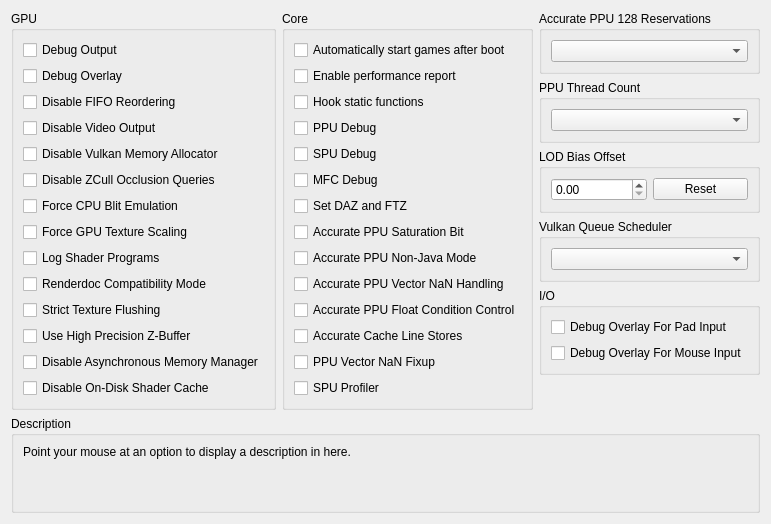
      <widget class="QWidget" name="debugTab">
       <attribute name="title">
        <string>Debug</string>
       </attribute>
       <layout class="QVBoxLayout" name="debugTab_layout" stretch="0,1,0">
        <item>
         <layout class="QHBoxLayout" name="debugTabLayout" stretch="1,1,1">
          <item>
           <widget class="QGroupBox" name="gb_debug_gpu">
            <property name="enabled">
             <bool>true</bool>
            </property>
            <property name="title">
             <string>GPU</string>
            </property>
            <property name="alignment">
             <set>Qt::AlignmentFlag::AlignLeading|Qt::AlignmentFlag::AlignLeft|Qt::AlignmentFlag::AlignTop</set>
            </property>
            <layout class="QVBoxLayout" name="gb_debug_gpu_layout">
             <item alignment="Qt::AlignmentFlag::AlignTop">
              <widget class="QCheckBox" name="debugOutput">
               <property name="text">
                <string>Debug Output</string>
               </property>
              </widget>
             </item>
             <item>
              <widget class="QCheckBox" name="debugOverlay">
               <property name="text">
                <string>Debug Overlay</string>
               </property>
              </widget>
             </item>
             <item>
              <widget class="QCheckBox" name="disableFIFOReordering">
               <property name="text">
                <string>Disable FIFO Reordering</string>
               </property>
              </widget>
             </item>
             <item>
              <widget class="QCheckBox" name="disableVideoOutput">
               <property name="text">
                <string>Disable Video Output</string>
               </property>
              </widget>
             </item>
             <item>
              <widget class="QCheckBox" name="disableVulkanMemAllocator">
               <property name="text">
                <string>Disable Vulkan Memory Allocator</string>
               </property>
              </widget>
             </item>
             <item>
              <widget class="QCheckBox" name="disableHwOcclusionQueries">
               <property name="text">
                <string>Disable ZCull Occlusion Queries</string>
               </property>
              </widget>
             </item>
             <item>
              <widget class="QCheckBox" name="forceCpuBlitEmulation">
               <property name="text">
                <string>Force CPU Blit Emulation</string>
               </property>
              </widget>
             </item>
             <item>
              <widget class="QCheckBox" name="gpuTextureScaling">
               <property name="text">
                <string>Force GPU Texture Scaling</string>
               </property>
              </widget>
             </item>
             <item>
              <widget class="QCheckBox" name="logProg">
               <property name="text">
                <string>Log Shader Programs</string>
               </property>
              </widget>
             </item>
             <item alignment="Qt::AlignmentFlag::AlignTop">
              <widget class="QCheckBox" name="renderdocCompatibility">
               <property name="enabled">
                <bool>true</bool>
               </property>
               <property name="text">
                <string>Renderdoc Compatibility Mode</string>
               </property>
              </widget>
             </item>
             <item>
              <widget class="QCheckBox" name="strictTextureFlushing">
               <property name="text">
                <string>Strict Texture Flushing</string>
               </property>
              </widget>
             </item>
             <item alignment="Qt::AlignmentFlag::AlignTop">
              <widget class="QCheckBox" name="forceHighpZ">
               <property name="text">
                <string>Use High Precision Z-Buffer</string>
               </property>
              </widget>
             </item>
             <item>
              <widget class="QCheckBox" name="disableAsyncHostMM">
               <property name="text">
                <string>Disable Asynchronous Memory Manager</string>
               </property>
              </widget>
             </item>
             <item>
              <widget class="QCheckBox" name="disableOnDiskShaderCache">
               <property name="text">
                <string>Disable On-Disk Shader Cache</string>
               </property>
              </widget>
             </item>
             <item>
              <spacer name="verticalSpacerDebugGPU">
               <property name="orientation">
                <enum>Qt::Orientation::Vertical</enum>
               </property>
               <property name="sizeType">
                <enum>QSizePolicy::Policy::MinimumExpanding</enum>
               </property>
               <property name="sizeHint" stdset="0">
                <size>
                 <width>0</width>
                 <height>0</height>
                </size>
               </property>
              </spacer>
             </item>
            </layout>
           </widget>
          </item>
          <item>
           <widget class="QGroupBox" name="gb_debug_core">
            <property name="title">
             <string>Core</string>
            </property>
            <layout class="QVBoxLayout" name="gb_debug_core_layout">
             <item>
              <widget class="QCheckBox" name="alwaysStart">
               <property name="text">
                <string>Automatically start games after boot</string>
               </property>
              </widget>
             </item>
             <item>
              <widget class="QCheckBox" name="perfReport">
               <property name="text">
                <string>Enable performance report</string>
               </property>
              </widget>
             </item>
             <item>
              <widget class="QCheckBox" name="hookStFunc">
               <property name="text">
                <string>Hook static functions</string>
               </property>
              </widget>
             </item>
             <item>
              <widget class="QCheckBox" name="ppuDebug">
               <property name="text">
                <string>PPU Debug</string>
               </property>
              </widget>
             </item>
             <item>
              <widget class="QCheckBox" name="spuDebug">
               <property name="text">
                <string>SPU Debug</string>
               </property>
              </widget>
             </item>
             <item>
              <widget class="QCheckBox" name="mfcDebug">
               <property name="text">
                <string>MFC Debug</string>
               </property>
              </widget>
             </item>
             <item>
              <widget class="QCheckBox" name="setDAZandFTZ">
               <property name="text">
                <string>Set DAZ and FTZ</string>
               </property>
              </widget>
             </item>
             <item>
              <widget class="QCheckBox" name="accuratePPUSAT">
               <property name="text">
                <string>Accurate PPU Saturation Bit</string>
               </property>
              </widget>
             </item>
             <item>
              <widget class="QCheckBox" name="accuratePPUNJ">
               <property name="text">
                <string>Accurate PPU Non-Java Mode</string>
               </property>
              </widget>
             </item>
             <item>
              <widget class="QCheckBox" name="accuratePPUVNAN">
               <property name="text">
                <string>Accurate PPU Vector NaN Handling</string>
               </property>
              </widget>
             </item>
             <item>
              <widget class="QCheckBox" name="accuratePPUFPCC">
               <property name="text">
                <string>Accurate PPU Float Condition Control</string>
               </property>
              </widget>
             </item>
             <item>
              <widget class="QCheckBox" name="accurateClineStores">
               <property name="text">
                <string>Accurate Cache Line Stores</string>
               </property>
              </widget>
             </item>
             <item>
              <widget class="QCheckBox" name="fixupPPUVNAN">
               <property name="text">
                <string>PPU Vector NaN Fixup</string>
               </property>
              </widget>
             </item>
             <item>
              <widget class="QCheckBox" name="spuProfiler">
               <property name="text">
                <string>SPU Profiler</string>
               </property>
              </widget>
             </item>
             <item>
              <spacer name="verticalSpacerDebugCore">
               <property name="orientation">
                <enum>Qt::Orientation::Vertical</enum>
               </property>
               <property name="sizeType">
                <enum>QSizePolicy::Policy::MinimumExpanding</enum>
               </property>
               <property name="sizeHint" stdset="0">
                <size>
                 <width>0</width>
                 <height>0</height>
                </size>
               </property>
              </spacer>
             </item>
            </layout>
           </widget>
          </item>
          <item>
           <widget class="QWidget" name="debug_more_stuff" native="true">
            <layout class="QVBoxLayout" name="debug_more_stuff_layout" stretch="0,0,0,0,0,1">
             <property name="leftMargin">
              <number>0</number>
             </property>
             <property name="topMargin">
              <number>0</number>
             </property>
             <property name="rightMargin">
              <number>0</number>
             </property>
             <property name="bottomMargin">
              <number>0</number>
             </property>
             <item>
              <widget class="QGroupBox" name="gb_accurate_ppu_128">
               <property name="title">
                <string>Accurate PPU 128 Reservations</string>
               </property>
               <layout class="QVBoxLayout" name="gb_accurate_ppu_128_layout">
                <item>
                 <widget class="QComboBox" name="combo_accurate_ppu_128"/>
                </item>
               </layout>
              </widget>
             </item>
             <item>
              <widget class="QGroupBox" name="gb_num_ppu_threads">
               <property name="title">
                <string>PPU Thread Count</string>
               </property>
               <layout class="QVBoxLayout" name="vbl_num_ppu_threads">
                <item>
                 <widget class="QComboBox" name="combo_num_ppu_threads"/>
                </item>
               </layout>
              </widget>
             </item>
             <item>
              <widget class="QGroupBox" name="gb_Level_of_Detail">
               <property name="title">
                <string>LOD Bias Offset</string>
               </property>
               <layout class="QVBoxLayout" name="gb_Level_of_Detail_Layout">
                <item>
                 <layout class="QHBoxLayout" name="TextureLODBiasLayout">
                  <item>
                   <widget class="QDoubleSpinBox" name="TextureLODBias"/>
                  </item>
                  <item>
                   <widget class="QPushButton" name="TextureLODBiasReset">
                    <property name="text">
                     <string>Reset</string>
                    </property>
                   </widget>
                  </item>
                 </layout>
                </item>
               </layout>
              </widget>
             </item>
             <item>
              <widget class="QGroupBox" name="gb_vulkansched">
               <property name="sizePolicy">
                <sizepolicy hsizetype="Preferred" vsizetype="Minimum">
                 <horstretch>0</horstretch>
                 <verstretch>0</verstretch>
                </sizepolicy>
               </property>
               <property name="title">
                <string>Vulkan Queue Scheduler</string>
               </property>
               <layout class="QVBoxLayout" name="gb_vksched_layout">
                <item>
                 <widget class="QComboBox" name="vulkansched"/>
                </item>
               </layout>
              </widget>
             </item>
             <item>
              <widget class="QGroupBox" name="gb_debug_io">
               <property name="title">
                <string>I/O</string>
               </property>
               <layout class="QVBoxLayout" name="gb_debug_io_layout">
                <item>
                 <widget class="QCheckBox" name="debugOverlayIO">
                  <property name="text">
                   <string>Debug Overlay For Pad Input</string>
                  </property>
                 </widget>
                </item>
                <item>
                 <widget class="QCheckBox" name="debugOverlayMouse">
                  <property name="text">
                   <string>Debug Overlay For Mouse Input</string>
                  </property>
                 </widget>
                </item>
                <item>
                 <spacer name="verticalSpacer">
                  <property name="orientation">
                   <enum>Qt::Orientation::Vertical</enum>
                  </property>
                  <property name="sizeType">
                   <enum>QSizePolicy::Policy::MinimumExpanding</enum>
                  </property>
                  <property name="sizeHint" stdset="0">
                   <size>
                    <width>0</width>
                    <height>0</height>
                   </size>
                  </property>
                 </spacer>
                </item>
               </layout>
              </widget>
             </item>
             <item>
              <spacer name="verticalSpacerDebugMore">
               <property name="orientation">
                <enum>Qt::Orientation::Vertical</enum>
               </property>
               <property name="sizeType">
                <enum>QSizePolicy::Policy::MinimumExpanding</enum>
               </property>
               <property name="sizeHint" stdset="0">
                <size>
                 <width>0</width>
                 <height>0</height>
                </size>
               </property>
              </spacer>
             </item>
            </layout>
           </widget>
          </item>
         </layout>
        </item>
        <item>
         <spacer name="debugTabSpacer">
          <property name="orientation">
           <enum>Qt::Orientation::Vertical</enum>
          </property>
          <property name="sizeType">
           <enum>QSizePolicy::Policy::MinimumExpanding</enum>
          </property>
          <property name="sizeHint" stdset="0">
           <size>
            <width>0</width>
            <height>0</height>
           </size>
          </property>
         </spacer>
        </item>
        <item>
         <widget class="QGroupBox" name="gb_description_debug">
          <property name="title">
           <string>Description</string>
          </property>
          <layout class="QVBoxLayout" name="gb_description_debug_layout">
           <item>
            <widget class="QLabel" name="description_debug">
             <property name="text">
              <string>Point your mouse at an option to display a description in here.


</string>
             </property>
             <property name="textFormat">
              <enum>Qt::TextFormat::PlainText</enum>
             </property>
             <property name="alignment">
              <set>Qt::AlignmentFlag::AlignLeading|Qt::AlignmentFlag::AlignLeft|Qt::AlignmentFlag::AlignTop</set>
             </property>
             <property name="wordWrap">
              <bool>true</bool>
             </property>
            </widget>
           </item>
          </layout>
         </widget>
        </item>
       </layout>
      </widget>
